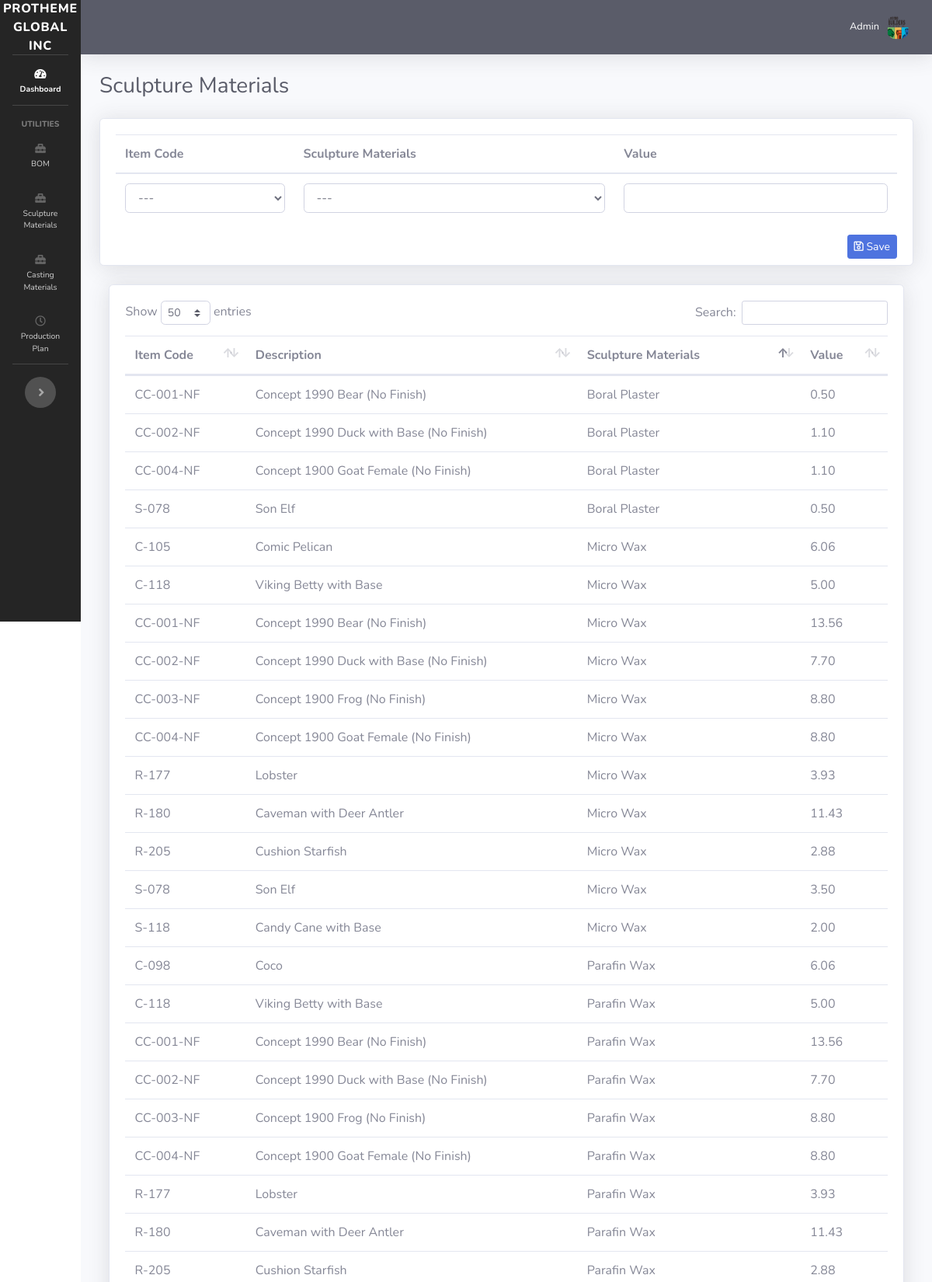
The app's page /sculpture-materials.php (upper part) with its own data.
### tables this page shows
CREATE TABLE `item_sculpture_material` (
  `id` int(11) NOT NULL,
  `item_id` int(11) NOT NULL,
  `sculpture_id` int(11) NOT NULL,
  `item_value` decimal(12,2) NOT NULL
);

CREATE TABLE `item` (
  `id` int(11) NOT NULL,
  `item_code` varchar(128) NOT NULL,
  `item_description` varchar(128) NOT NULL,
  `material` varchar(128) NOT NULL,
  `finish` varchar(128) NOT NULL
);

CREATE TABLE `sculpture_materials` (
  `id` int(11) NOT NULL,
  `description` varchar(128) NOT NULL,
  `price` decimal(12,4) NOT NULL
);

### sculpture-materials.php (the view, shortened to what this page needs)
<?php
require_once 'dbh.php';
include("sidebar.php");
$getItemSculptureMaterials = $mysqli->query('SELECT i.item_code, i.item_description, ism.item_value, sm.description
FROM item_sculpture_material ism
JOIN item i
ON i.id = ism.item_id
JOIN sculpture_materials sm
ON sm.id = ism.sculpture_id') or die ($mysqli->error);
?>
<div id="content-wrapper" class="d-flex flex-column">
    <div id="content">
        <?php
        include("topbar.php");
        ?>
        <div class="container-fluid">
            <div class="d-sm-flex align-items-center justify-content-between mb-4">
                <h1 class="h3 mb-0 text-gray-800">Sculpture Materials</h1>
            </div>
            <div class="row">
                <div class="col-lg-12 mb-4">
                    <div class="card shadow mb-4">
                        <form action="process_item.php" method="POST" class="mb-1">
                            <div class="card-body">
                                <table class="table">
                                    <thead>
                                    <tr>
                                        <th>Item Code</th>
                                        <th>Sculpture Materials</th>
                                        <th>Value</th>
                                    </tr>
                                    </thead>
                                    <tbody>
                                    <tr>
                                        <td>
                                            <select class="form-control" name="item_code" required>
                                                <option value="">---</option>
                                            </select>
                                        </td>
                                        <td>
                                            <select class="form-control" name="sculpture_material" required>
                                                <option value="">---</option>
                                            </select>
                                        </td>
                                        <td>
                                            <input type="number" name="item_value" class="form-control" step="0.00001"  required>
                                        </td>
                                    </tr>
                                    </tbody>
                                </table>
                                <button type="submit" class="btn btn-primary btn-sm mb-1 float-right" name="save_sculpture_materials"><i class="far fa-save"></i> Save</button>
                        </form>
                    </div>
                </div>
                <div class="col-lg-12 mb-4">
                    <div class="card shadow mb-12" style="padding: 2%;">
                        <table class="table" id="itemSculptureMaterials">
                            <thead>
                            <tr>
                                <th>Item Code</th>
                                <th>Description</th>
                                <th>Sculpture Materials</th>
                                <th>Value</th>
                            </tr>
                            </thead>
                            <tbody>
                            <?php while($newItemSculptureMaterials=$getItemSculptureMaterials->fetch_assoc()){ ?>
                                <tr>
                                    <td><?php echo $newItemSculptureMaterials['item_code']; ?></td>
                                    <td><?php echo $newItemSculptureMaterials['item_description']; ?></td>
                                    <td><?php echo $newItemSculptureMaterials['description']; ?></td>
                                    <td><?php echo $newItemSculptureMaterials['item_value']; ?></td>
                                </tr>
                            <?php }?>
                            </tbody>
                        </table>
                    </div>
                </div>
            </div>
        </div>
    </div>
</div>
<?php include("footer.php"); ?>

### sidebar.php (style rules this page uses)
::placeholder { opacity: 0.7 !important; }
body, input, textarea { scroll-behavior: smooth !important; }

### records on screen
item_sculpture_material: item.item_code "C-105", item.item_description "Comic Pelican", sculpture.description "Micro Wax", item_value "6.06"
item_sculpture_material: item.item_code "C-098", item.item_description "Coco", sculpture.description "Parafin Wax", item_value "6.06"
item_sculpture_material: item.item_code "C-118", item.item_description "Viking Betty with Base", sculpture.description "Micro Wax", item_value "5.00"
item_sculpture_material: item.item_code "C-118", item.item_description "Viking Betty with Base", sculpture.description "Parafin Wax", item_value "5.00"
item_sculpture_material: item.item_code "CC-001-NF", item.item_description "Concept 1990 Bear (No Finish)", sculpture.description "Micro Wax", item_value "13.56"
item_sculpture_material: item.item_code "CC-001-NF", item.item_description "Concept 1990 Bear (No Finish)", sculpture.description "Parafin Wax", item_value "13.56"
item_sculpture_material: item.item_code "CC-001-NF", item.item_description "Concept 1990 Bear (No Finish)", sculpture.description "Boral Plaster", item_value "0.50"
item_sculpture_material: item.item_code "CC-002-NF", item.item_description "Concept 1990 Duck with Base (No Finish)", sculpture.description "Micro Wax", item_value "7.70"
item_sculpture_material: item.item_code "CC-002-NF", item.item_description "Concept 1990 Duck with Base (No Finish)", sculpture.description "Parafin Wax", item_value "7.70"
item_sculpture_material: item.item_code "CC-002-NF", item.item_description "Concept 1990 Duck with Base (No Finish)", sculpture.description "Boral Plaster", item_value "1.10"
item_sculpture_material: item.item_code "CC-003-NF", item.item_description "Concept 1900 Frog (No Finish)", sculpture.description "Micro Wax", item_value "8.80"
item_sculpture_material: item.item_code "CC-003-NF", item.item_description "Concept 1900 Frog (No Finish)", sculpture.description "Parafin Wax", item_value "8.80"
item_sculpture_material: item.item_code "CC-004-NF", item.item_description "Concept 1900 Goat Female (No Finish)", sculpture.description "Micro Wax", item_value "8.80"
item_sculpture_material: item.item_code "CC-004-NF", item.item_description "Concept 1900 Goat Female (No Finish)", sculpture.description "Parafin Wax", item_value "8.80"
item_sculpture_material: item.item_code "CC-004-NF", item.item_description "Concept 1900 Goat Female (No Finish)", sculpture.description "Boral Plaster", item_value "1.10"
item_sculpture_material: item.item_code "R-177", item.item_description "Lobster", sculpture.description "Micro Wax", item_value "3.93"
item_sculpture_material: item.item_code "R-177", item.item_description "Lobster", sculpture.description "Parafin Wax", item_value "3.93"
item_sculpture_material: item.item_code "R-180", item.item_description "Caveman with Deer Antler", sculpture.description "Micro Wax", item_value "11.43"
item_sculpture_material: item.item_code "R-180", item.item_description "Caveman with Deer Antler", sculpture.description "Parafin Wax", item_value "11.43"
item_sculpture_material: item.item_code "R-205", item.item_description "Cushion Starfish", sculpture.description "Micro Wax", item_value "2.88"
item_sculpture_material: item.item_code "R-205", item.item_description "Cushion Starfish", sculpture.description "Parafin Wax", item_value "2.88"
item_sculpture_material: item.item_code "S-078", item.item_description "Son Elf", sculpture.description "Micro Wax", item_value "3.50"
item_sculpture_material: item.item_code "S-078", item.item_description "Son Elf", sculpture.description "Boral Plaster", item_value "0.50"
item_sculpture_material: item.item_code "S-118", item.item_description "Candy Cane with Base", sculpture.description "Micro Wax", item_value "2.00"
